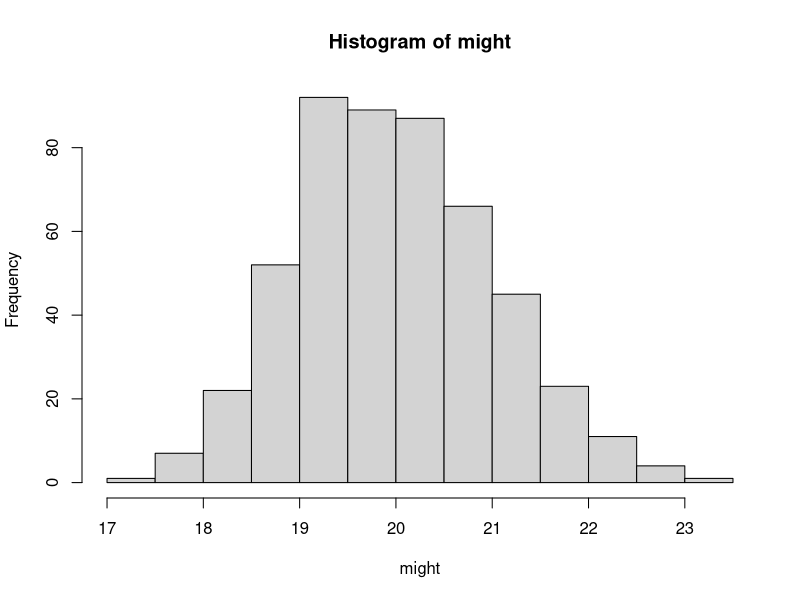
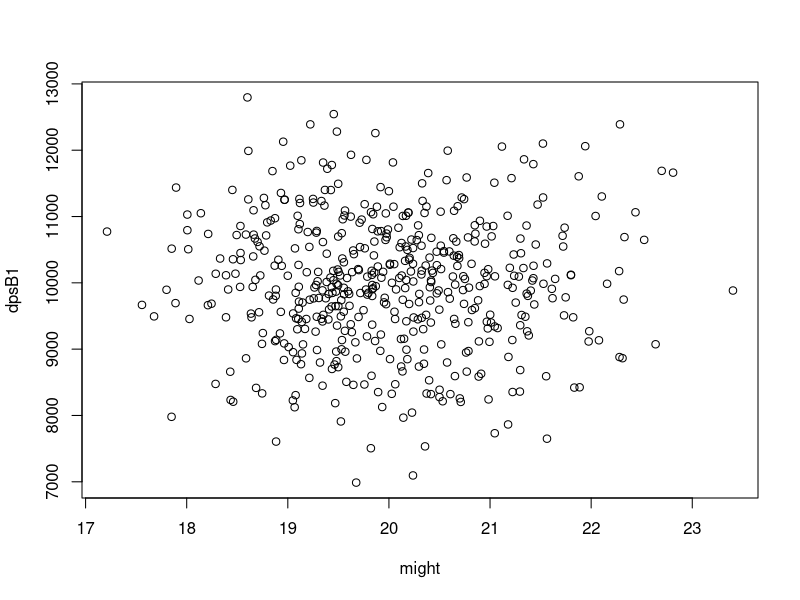

Generate these figures, in order, with R:
nPlayer <- 500
bosses <- c('b1', 'b2')

#to be prredicted
meanDPSb1 <- 10000
meanDPSb2 <- 15000
sDPS <- 1000

#predictors
meanMight <- 20
sMight <- 1
meanQuick <- 0.70
sQuick <- 0.1
meanAlac <- 0.70
sAlac <- 0.1

#unrealistic
dpsB1 <- rnorm(nPlayer, meanDPSb1, sDPS)
dpsB2 <- rnorm(nPlayer, meanDPSb2, sDPS)

#maybe you need to adjust these values if they are some kidn of skewed
might <- rnorm(nPlayer, meanMight, sMight)
quick <- rnorm(nPlayer, meanQuick, sQuick)
alac <- rnorm(nPlayer, meanAlac, sAlac)

hist(might)

#problems: linear model, values outside of argrange are difficult to estimate
#is there a linear connection?, are the estimate significant?
b1 <- data.frame(dps=dpsB1, might=might, quick=quick, alac=alac)
modelDPSb1 <- glm(dpsB1 ~ might, data=b1)
#no significance as expected
summary(modelDPSb1)

examplePlayer <- data.frame(might=25.0, quick=0.95, alac=0.99)
dpsEx <- predict.glm(modelDPSb1, newdata = examplePlayer)
cbind(examplePlayer, dpsEx)

#compare expected dps to actual observed dps and give a rating on that, maybe include breakbar damage and mechanic and so on
#adjust personal score (maybe mean) with score


# for boon supporters take boon output, combined with dps for a boon supporter or sth similar
#adjust personal score with that

plot(might, dpsB1)